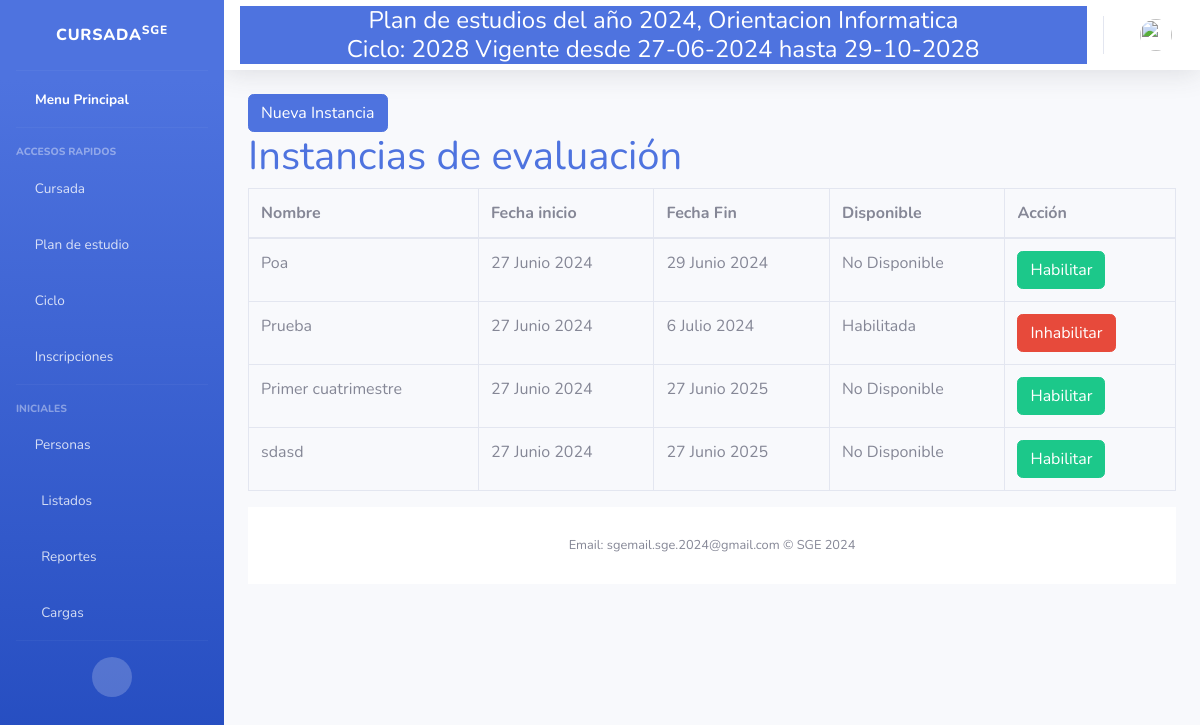
/Clases/verInstancias, run on an earlier commit of the app's database.
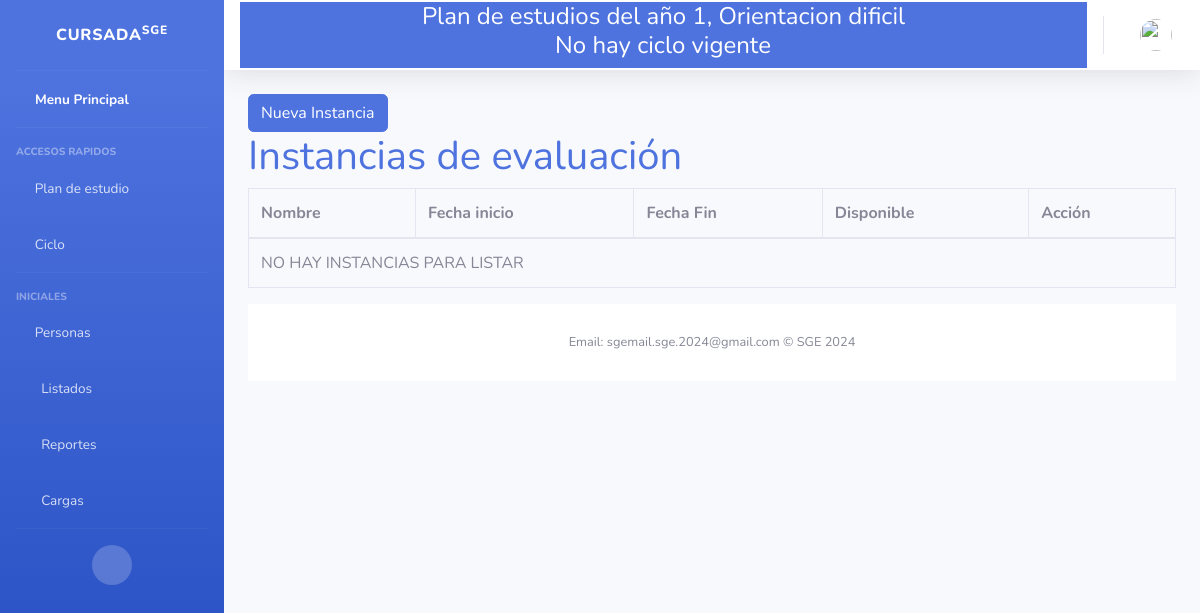
And on a later commit of the database.
### Core/models.py (models this page shows, shortened)
class PlanDeEstudios(models.Model):
    MAXCODIGO=20
    MAXANIO=4
    MAXORIENTACION= 50
    MAXNIVEL= 50
    MAXDESCRIPCION=50
    codigo= models.CharField(
        help_text="Ej: 123456",
        unique=True,
        max_length=MAXCODIGO,
        null=False,
        blank=False,
        error_messages={
            'blank': "El nombre es obligatorio"
        }
    )
    anio = models.CharField(
        help_text="Ej: 2024",
        unique=False,
        max_length=MAXANIO,
        null=True,
        blank=False,
        default= 1,
        error_messages={
            'blank': "el anio es obligatorio"
        }
    )
    orientacion = models.CharField(
        help_text="Ej: Profesorado de educacion primaria",
        unique=False,
        max_length=MAXORIENTACION,
        null=False,
        blank=False,
        primary_key=False,
        error_messages={
            'blank': "la orientacion es obligatoria"
        }
    )
    nivel = models.CharField(
        help_text="Ej: Primario",
        unique=False,
        max_length= MAXORIENTACION,
        null=False,
        blank=False,
        error_messages={
            'blank': "El nivel es obligatorio"
        }
    )
    descripcion = models.CharField(
        help_text="Ej: descripcion del plan de estudios",
        unique=False,
        max_length= MAXDESCRIPCION,
        null=False,
        blank=True,
    )
    esActual = models.BooleanField(
        default= True
    )
    implementado = models.BooleanField(
        default= False
    )
    cantidadAnios = models.PositiveIntegerField()
    def __str__(self):
        return "Plan de estudios del año {0}, Orientacion {1}".format(self.anio, self.orientacion)

class Ciclo (models.Model):
    anioCalendario = models.CharField(
        help_text="Ej: 2024",
        max_length=4,
        unique= True)
    fechaInicio = models.DateField(help_text="Ej: 16/02/2024",
                                   default=now)
    plan = models.ForeignKey(PlanDeEstudios, blank=False, on_delete=models.CASCADE)
    fechaFin = models.DateField(help_text="Ej: 28/11/2024",)
    esActual = models.BooleanField(
        default= True
    )
    def __str__(self):
        return "{0} Vigente desde {1} hasta {2}".format(self.anioCalendario,self.fechaInicio.strftime("%d-%m-%Y"), self.fechaFin.strftime("%d-%m-%Y"))

class Instancia(models.Model):
    ciclo = models.ForeignKey(Ciclo, on_delete=models.CASCADE)
    nombre = models.CharField(help_text="Ej: Nota Final"
                              ,max_length= 50)
    disponible = models.BooleanField(default = False)
    fecha_inicio = models.DateField(help_text="Ej: 16/02/2024",
                                   default=now)
    fecha_fin = models.DateField(help_text="Ej: 16/02/2024")

### Clases/views.py (the view)
def instancias_list(request):
    instancias = Instancia.objects.filter(ciclo = request.ciclo)
    return render(request, 'Calificacion/instancias.html',{'instancias':instancias})

### Clases/templates/Calificacion/instancias.html (shortened to what this page needs)
{% extends 'index.html' %}
{% load bootstrap5 %}
{% block content %}
    <div class="content">
        <a href="/Clases/altaInstancia">
            <button class="btn btn-primary">Nueva Instancia</button>
        </a>
        <h1><a href="#">Instancias de evaluación</a></h1>
        <div class="hidden orden-listado">
            <div class="flex-md-column-reverse">
                <table class="table table-bordered table-hover">
                    <thead class="hidden orden-listado">
                        <tr class="table-hover">
                            <th>Nombre</th>
                            <th>Fecha inicio</th>
                            <th>Fecha Fin</th>
                            <th>Disponible</th>
                            <th>Acción</th>
                        </tr>
                    </thead>
                    <tbody>
                        {% block tabla %}
                            {% if instancias %}
                                {% for instancia in instancias %}
                                    <tr>
                                        <td>{{ instancia.nombre }}</td>
                                        <td>{{ instancia.fecha_inicio }}</td>
                                        <td>{{ instancia.fecha_fin }}</td>
                                        {% if instancia.disponible %}
                                            <td>Habilitada</td>
                                            <td>
                                                <button class="btn btn-danger btn-inhabilitar" data-instancia-id="{{ instancia.id }}" data-bs-toggle="modal" data-bs-target="#inhabilitarModal">Inhabilitar</button>
                                            </td>
                                        {% else %}
                                            <td>No Disponible</td>
                                            <td>
                                                <button class="btn btn-success btn-habilitar" data-instancia-id="{{ instancia.id }}" data-bs-toggle="modal" data-bs-target="#habilitarModal">Habilitar</button>
                                            </td>
                                        {% endif %}
                                    </tr>
                                {% endfor %}
                            {% else %}
                                <tr>
                                    <td colspan="5">NO HAY INSTANCIAS PARA LISTAR</td>
                                </tr>
                            {% endif %}
                        {% endblock tabla %}
                    </tbody>
                </table>
            </div>
        </div>
    </div>
{% endblock %}

### principal/templates/index.html (shortened to what the changed rows need)
<!DOCTYPE html>
<html lang="en">
<head>
    <link href="https://cdn.jsdelivr.net/npm/bootstrap@5.2.3/dist/css/bootstrap.min.css" rel="stylesheet">
    <link href= "{% static 'vendor/fontawesome-free/css/all.min.css' %}" rel="stylesheet" type="text/css">
    <link href="{% static 'css/sb-admin-2.min.css' %}" rel="stylesheet">
    {% load bootstrap5 %}
</head>
{% block sidebar %}
<body id="page-top">
    <div id="wrapper">
        <ul class="navbar-nav bg-gradient-primary sidebar sidebar-dark accordion" id="accordionSidebar">
            {% if request.hayCicloActivo %}
            <li class="nav-item">
                <a class="nav-link collapsed" href="#" data-toggle="collapse" data-target="#collapseTree"
                    aria-expanded="true" aria-controls="collapseTwo">
                    <i class="far fa-file"></i>
                    <span>Cursada</span>
                </a>
            </li>
            {% endif %}
            {% if request.hayCicloActivo %}
            <li class="nav-item">
                <a class="nav-link collapsed" href="#" data-toggle="collapse" data-target="#collapseUtilities"
                    aria-expanded="true" aria-controls="collapseUtilities">
                    <i class="fas fa-user-check"></i>
                    <span>Inscripciones</span>
                </a>
            </li>
            {% endif %}
            {% endblock sidebar %}
        </ul>
        <div id="content-wrapper" class="d-flex flex-column">
            <div id="content">
<nav class="navbar navbar-expand navbar-light bg-white topbar mb-4 static-top shadow">
    <div class="container input-group btn-primary d-flex flex-column">
        {% if request.hayPlan %}
        <h4 class="mb-0">{{request.plan}}</h4>
        {% else %}
        <h4> No hay plan vigente</h4>
        {% endif %}
        {% if request.ciclo %}
        <h4 class="mb-0">Ciclo: {{request.ciclo}}</h4>
        {% else %}
        <h4> No hay ciclo vigente</h4>
        {% endif %}
    </div>
</nav>
                <div class="container-fluid">
                {% block content %}{% endblock content %}
        </div>
</body>
</html>

What changed in the data, as far as the page shows it:
no longer on this page (row edited): PlanDeEstudios: plan "Plan de estudios del año 2024, Orientacion Informatica"
removed Ciclo: ciclo "2028 Vigente desde 27-06-2024 hasta 29-10-2028"
removed Instancia: nombre "Poa", fecha_inicio "27 Junio 2024", fecha_fin "29 Junio 2024"
removed Instancia: nombre "Prueba", fecha_inicio "27 Junio 2024", fecha_fin "6 Julio 2024"
removed Instancia: nombre "Primer cuatrimestre", fecha_inicio "27 Junio 2024", fecha_fin "27 Junio 2025"
removed Instancia: nombre "sdasd", fecha_inicio "27 Junio 2024", fecha_fin "27 Junio 2025"
now on this page (row edited): PlanDeEstudios: plan "Plan de estudios del año 1, Orientacion dificil"
Also different on the page:
text no longer shown: "Cursada Inscripciones Ciclo:"
text now shown: "No hay ciclo vigente NO HAY INSTANCIAS PARA LISTAR"
